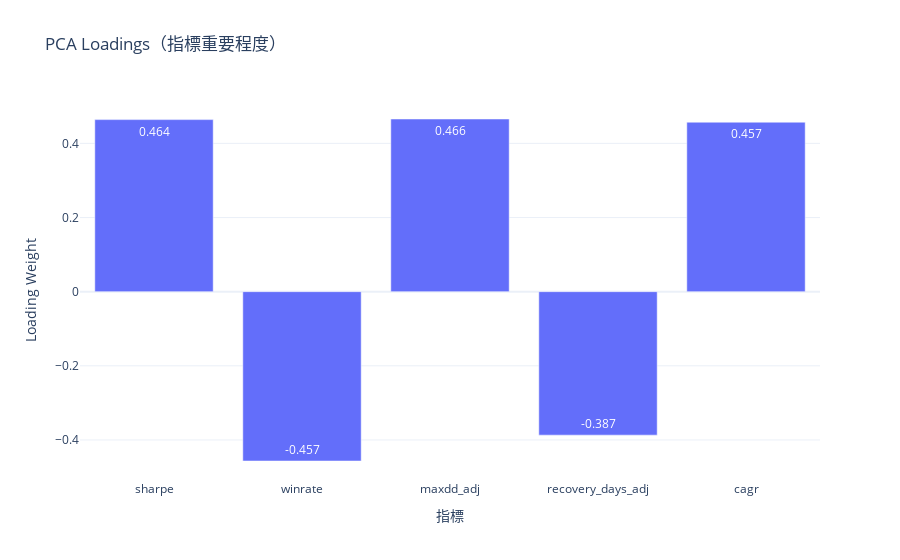
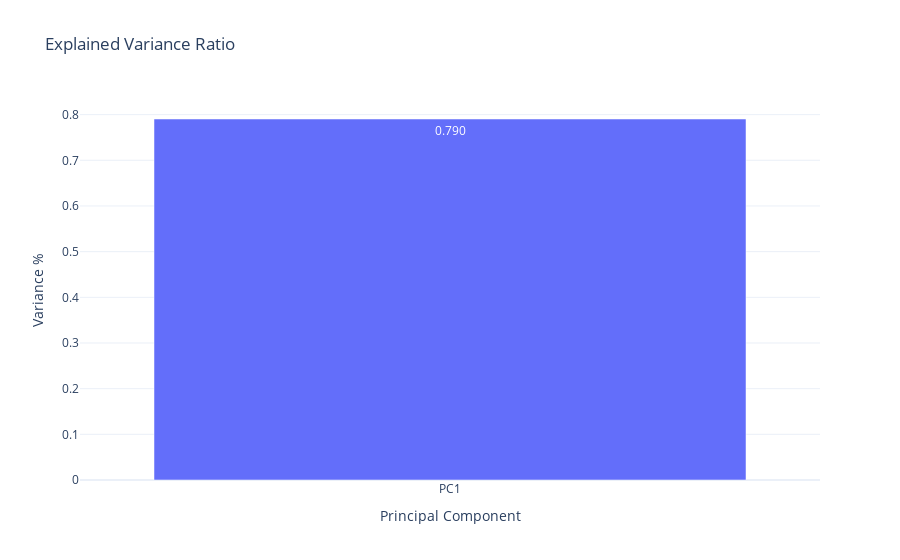

Source (notebook cell) for these figures, in order:
### Code cell
metrics = ["sharpe", "winrate", "maxdd", "recovery_days", "cagr"]
neg = ["maxdd", "recovery_days"]

result_df, loadings, var_ratio = pca_strategy_score_plotly(
    df, metric_cols=metrics, reverse_cols=neg
)

plot_loadings_plotly(loadings)
plot_variance_plotly(var_ratio)

### Figure 1 — Plotly figure (JSON) as saved in the notebook; plotly's stock layout.template omitted (floating-point values rounded to 4 significant figures)
{"data": [{"text": ["0.464", "-0.457", "0.466", "-0.387", "0.457"], "textposition": "auto", "type": "bar", "x": ["sharpe", "winrate", "maxdd_adj", "recovery_days_adj", "cagr"], "y": [0.4642, -0.4568, 0.4658, -0.3871, 0.4572]}], "layout": {"title": {"text": "PCA Loadings（指標重要程度）"}, "xaxis": {"title": {"text": "指標"}}, "yaxis": {"title": {"text": "Loading Weight"}}}}

### Figure 2 — Plotly figure (JSON) as saved in the notebook; plotly's stock layout.template omitted (floating-point values rounded to 4 significant figures)
{"data": [{"text": ["0.790"], "textposition": "auto", "type": "bar", "x": ["PC1"], "y": [0.7905]}], "layout": {"title": {"text": "Explained Variance Ratio"}, "xaxis": {"title": {"text": "Principal Component"}}, "yaxis": {"title": {"text": "Variance %"}}}}
